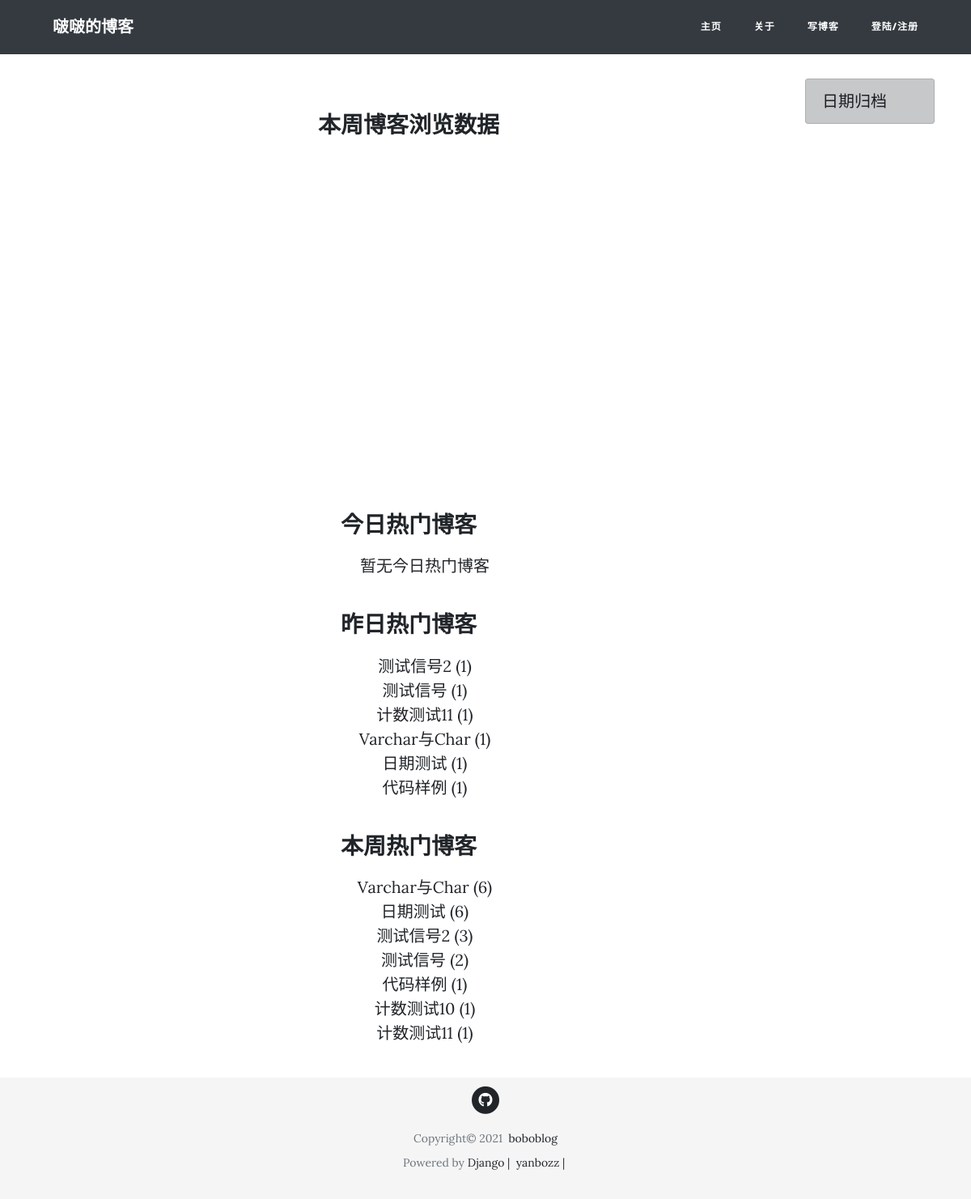
/post/view_data, run on an earlier commit of the app's database.
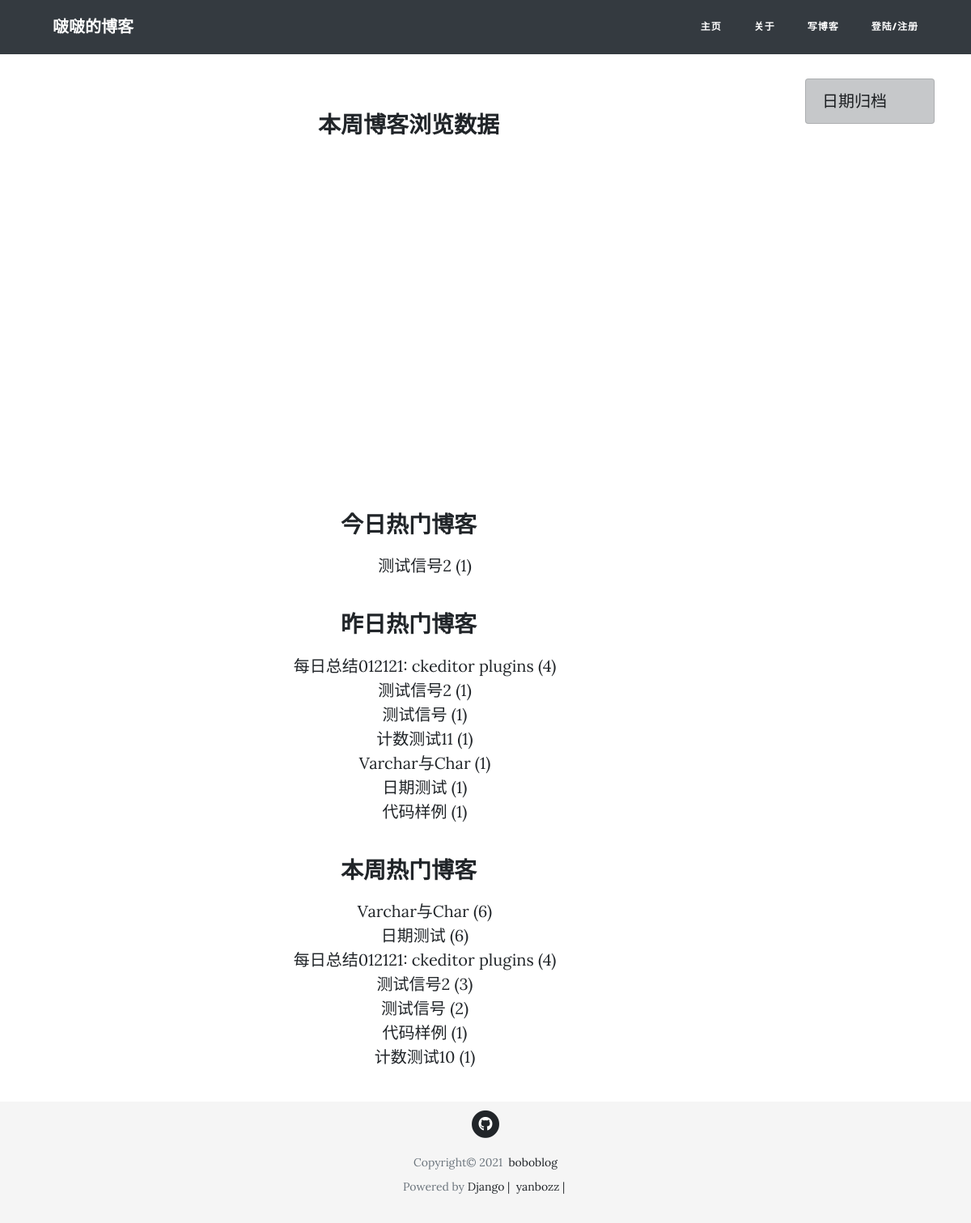
And on a later commit of the database.
### viewcount/models.py (models this page shows)
class ViewDetail(models.Model):
    date = models.DateField(default=timezone.now)
    count = models.IntegerField(default=0)
    content_type = models.ForeignKey(ContentType, on_delete=models.CASCADE)
    object_id = models.PositiveIntegerField()
    content_object = GenericForeignKey('content_type', 'object_id')

### blog/models.py (models this page shows, shortened)
class Post(models.Model, ViewCountExtension):
    title = models.CharField(max_length=50)
    pub_date = models.DateTimeField(default=timezone.now)
    content = RichTextField()
    author = models.ForeignKey(User, on_delete=models.CASCADE)
    view_count = GenericRelation(
        ViewCount,
        related_query_name='post',
        content_type_field='content_type',
        object_id_field='object_id'
    )
    view_detail = GenericRelation(
        ViewDetail,
        related_query_name='post',
        content_type_field='content_type',
        object_id_field='object_id',
    )

### viewcount/views.py (the view)
# urls.py: path('post/view_data', ViewDataView.as_view(), name='posts-view-data'),
class ViewDataView(TemplateView):
    template_name = 'viewcount/view_data.html'
    def get_context_data(self, **kwargs):
        context = super().get_context_data(**kwargs)
        post_content_type = ContentType.objects.get_for_model(Post)
        dates, view_data = get_week_view_data(post_content_type)
        week_hot_data = cache.get('week_hot_data')
        if week_hot_data is None:
            week_hot_data = get_week_hot_data(post_content_type)
            cache.set('week_hot_data', week_hot_data, 3600)
        context['dates'] = dates
        context['view_data'] = view_data
        context['today_hot_data'] = get_today_hot_data(post_content_type)
        context['yesterday_hot_data'] = get_yesterday_hot_data(post_content_type)
        context['week_hot_data'] = week_hot_data
        return context

### viewcount/utils.py (called while the page is built)
def get_week_view_data(content_type):  # view data for last seven days
    today = timezone.now().date()
    view_data = []
    dates = []
    for i in range(6, -1, -1):
        date = today - datetime.timedelta(days=i)
        dates.append(date.strftime('%m/%d'))
        view_detail = ViewDetail.objects.filter(
            content_type=content_type,
            date=date
        )
        result = view_detail.aggregate(view_count_sum=Sum('count'))
        view_data.append(result['view_count_sum'] or 0)
    return dates[:7], view_data[:7]

def get_today_hot_data(content_type):  # today's hot data query
    today = timezone.now().date()
    view_detail = ViewDetail.objects.filter(
        content_type=content_type, date=today).order_by('-count')
    return view_detail[:7]

def get_yesterday_hot_data(content_type):  # yesterday's hot data query
    yesterday = timezone.now().date() - datetime.timedelta(days=1)
    view_detail = ViewDetail.objects.filter(
        content_type=content_type, date=yesterday).order_by('-count')
    return view_detail[:7]

### viewcount/templates/viewcount/view_data.html (shortened to what this page needs)
{% extends "blog/base.html"  %}
{% block content %}
<div class="col-lg-8 col-md-10 mx-auto">
  <div class="viewdata-box">
    <h3 class="viewdata-title">本周博客浏览数据</h3>
    <div id="container" style="width: 600px;height:400px; align:center">
    </div>
  </div>
  <div class="viewdata-box">
    <h3 class="viewdata-title">今日热门博客</h3>
    <ul>
      {% for hot_data in today_hot_data %}
        <li>
          <a href="{% url 'post-detail' hot_data.object_id %}">{{ hot_data.content_object.title }}</a>&nbsp;({{ hot_data.count }})
        </li>
      {% empty %}
        <li>暂无今日热门博客</li>
      {% endfor %}
    </ul>
  </div>
  <div class="viewdata-box">
    <h3 class="viewdata-title">昨日热门博客</h3>
    <ul>
      {% for hot_data in yesterday_hot_data %}
        <li><a href="{% url 'post-detail' hot_data.object_id %}">{{ hot_data.content_object.title }}</a>&nbsp;({{ hot_data.count }})</li>
      {% empty %}
        <li>暂无昨日热门博客</li>
      {% endfor %}
    </ul>
  </div>
  <div class="viewdata-box">
    <h3 class="viewdata-title">本周热门博客</h3>
    <ul>
      {% for hot_post in week_hot_data %}
      <li><a href="{% url 'post-detail' hot_post.id %}">{{ hot_post.title }}</a>&nbsp;({{ hot_post.view_count_sum }})</li>
       {% empty %}
        <li>暂无本周热门博客</li>
      {% endfor %}
     </ul>
  </div>
</div>
{% endblock %}

What changed in the data, as far as the page shows it:
no longer on this page (row unchanged): Post: title "计数测试11", view_count_sum "1"
added ViewDetail: content_object "测试信号2", count "1", shown under "今日热门博客"
added ViewDetail: content_object "每日总结012121: ckeditor plugins", count "4", shown under "昨日热门博客"
added Post: title "每日总结012121: ckeditor plugins", view_count_sum "4"
Also different on the page:
text no longer shown: "暂无今日热门博客"
